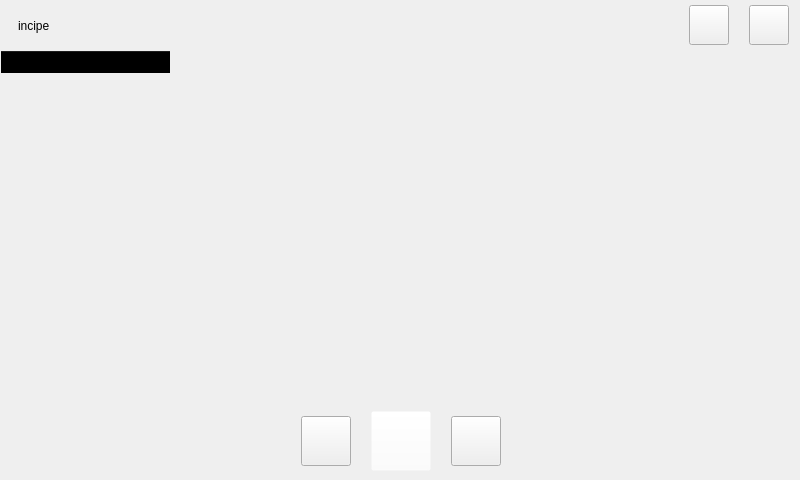
<?xml version="1.0" encoding="UTF-8"?>
<ui version="4.0">
 <class>Music</class>
 <widget class="QWidget" name="Music">
  <property name="geometry">
   <rect>
    <x>0</x>
    <y>0</y>
    <width>800</width>
    <height>480</height>
   </rect>
  </property>
  <property name="minimumSize">
   <size>
    <width>800</width>
    <height>480</height>
   </size>
  </property>
  <property name="maximumSize">
   <size>
    <width>800</width>
    <height>480</height>
   </size>
  </property>
  <property name="windowTitle">
   <string>Music</string>
  </property>
  <property name="windowIcon">
   <iconset resource="picture/picture.qrc">
    <normaloff>:/music.png</normaloff>:/music.png</iconset>
  </property>
  <widget class="QWidget" name="widget" native="true">
   <property name="geometry">
    <rect>
     <x>8</x>
     <y>0</y>
     <width>791</width>
     <height>51</height>
    </rect>
   </property>
   <layout class="QHBoxLayout" name="horizontalLayout">
    <property name="spacing">
     <number>0</number>
    </property>
    <property name="leftMargin">
     <number>0</number>
    </property>
    <property name="topMargin">
     <number>0</number>
    </property>
    <property name="rightMargin">
     <number>0</number>
    </property>
    <property name="bottomMargin">
     <number>0</number>
    </property>
    <item>
     <spacer name="horizontalSpacer_13">
      <property name="orientation">
       <enum>Qt::Horizontal</enum>
      </property>
      <property name="sizeType">
       <enum>QSizePolicy::Fixed</enum>
      </property>
      <property name="sizeHint" stdset="0">
       <size>
        <width>10</width>
        <height>20</height>
       </size>
      </property>
     </spacer>
    </item>
    <item>
     <widget class="QLabel" name="label">
      <property name="text">
       <string>incipe</string>
      </property>
     </widget>
    </item>
    <item>
     <spacer name="horizontalSpacer">
      <property name="orientation">
       <enum>Qt::Horizontal</enum>
      </property>
      <property name="sizeHint" stdset="0">
       <size>
        <width>40</width>
        <height>20</height>
       </size>
      </property>
     </spacer>
    </item>
    <item>
     <widget class="QPushButton" name="skin">
      <property name="minimumSize">
       <size>
        <width>40</width>
        <height>40</height>
       </size>
      </property>
      <property name="maximumSize">
       <size>
        <width>40</width>
        <height>40</height>
       </size>
      </property>
      <property name="styleSheet">
       <string notr="true">border-image: url(:/skin.png);</string>
      </property>
      <property name="text">
       <string/>
      </property>
     </widget>
    </item>
    <item>
     <spacer name="horizontalSpacer_12">
      <property name="orientation">
       <enum>Qt::Horizontal</enum>
      </property>
      <property name="sizeType">
       <enum>QSizePolicy::Fixed</enum>
      </property>
      <property name="sizeHint" stdset="0">
       <size>
        <width>20</width>
        <height>20</height>
       </size>
      </property>
     </spacer>
    </item>
    <item>
     <widget class="QPushButton" name="back">
      <property name="minimumSize">
       <size>
        <width>40</width>
        <height>40</height>
       </size>
      </property>
      <property name="maximumSize">
       <size>
        <width>40</width>
        <height>40</height>
       </size>
      </property>
      <property name="styleSheet">
       <string notr="true">border-image: url(:/fork.png);</string>
      </property>
      <property name="text">
       <string/>
      </property>
     </widget>
    </item>
    <item>
     <spacer name="horizontalSpacer_14">
      <property name="orientation">
       <enum>Qt::Horizontal</enum>
      </property>
      <property name="sizeType">
       <enum>QSizePolicy::Fixed</enum>
      </property>
      <property name="sizeHint" stdset="0">
       <size>
        <width>10</width>
        <height>20</height>
       </size>
      </property>
     </spacer>
    </item>
   </layout>
  </widget>
  <widget class="QWidget" name="widget_2" native="true">
   <property name="geometry">
    <rect>
     <x>0</x>
     <y>411</y>
     <width>801</width>
     <height>61</height>
    </rect>
   </property>
   <layout class="QHBoxLayout" name="horizontalLayout_2">
    <property name="spacing">
     <number>0</number>
    </property>
    <property name="leftMargin">
     <number>0</number>
    </property>
    <property name="topMargin">
     <number>0</number>
    </property>
    <property name="rightMargin">
     <number>0</number>
    </property>
    <property name="bottomMargin">
     <number>0</number>
    </property>
    <item>
     <spacer name="horizontalSpacer_3">
      <property name="orientation">
       <enum>Qt::Horizontal</enum>
      </property>
      <property name="sizeHint" stdset="0">
       <size>
        <width>40</width>
        <height>20</height>
       </size>
      </property>
     </spacer>
    </item>
    <item>
     <widget class="QPushButton" name="pre">
      <property name="minimumSize">
       <size>
        <width>50</width>
        <height>50</height>
       </size>
      </property>
      <property name="maximumSize">
       <size>
        <width>50</width>
        <height>50</height>
       </size>
      </property>
      <property name="styleSheet">
       <string notr="true">border-image: url(:/pre.png);</string>
      </property>
      <property name="text">
       <string/>
      </property>
     </widget>
    </item>
    <item>
     <spacer name="horizontalSpacer_5">
      <property name="orientation">
       <enum>Qt::Horizontal</enum>
      </property>
      <property name="sizeType">
       <enum>QSizePolicy::Fixed</enum>
      </property>
      <property name="sizeHint" stdset="0">
       <size>
        <width>20</width>
        <height>20</height>
       </size>
      </property>
     </spacer>
    </item>
    <item>
     <widget class="QPushButton" name="play">
      <property name="minimumSize">
       <size>
        <width>60</width>
        <height>60</height>
       </size>
      </property>
      <property name="maximumSize">
       <size>
        <width>60</width>
        <height>60</height>
       </size>
      </property>
      <property name="styleSheet">
       <string notr="true">background-color: rgba(255, 255, 255, 0);</string>
      </property>
      <property name="text">
       <string/>
      </property>
      <property name="icon">
       <iconset resource="picture/picture.qrc">
        <normaloff>:/play.png</normaloff>:/play.png</iconset>
      </property>
      <property name="iconSize">
       <size>
        <width>50</width>
        <height>50</height>
       </size>
      </property>
     </widget>
    </item>
    <item>
     <spacer name="horizontalSpacer_7">
      <property name="orientation">
       <enum>Qt::Horizontal</enum>
      </property>
      <property name="sizeType">
       <enum>QSizePolicy::Fixed</enum>
      </property>
      <property name="sizeHint" stdset="0">
       <size>
        <width>20</width>
        <height>20</height>
       </size>
      </property>
     </spacer>
    </item>
    <item>
     <widget class="QPushButton" name="next">
      <property name="minimumSize">
       <size>
        <width>50</width>
        <height>50</height>
       </size>
      </property>
      <property name="maximumSize">
       <size>
        <width>50</width>
        <height>50</height>
       </size>
      </property>
      <property name="styleSheet">
       <string notr="true">border-image: url(:/next.png);</string>
      </property>
      <property name="text">
       <string/>
      </property>
     </widget>
    </item>
    <item>
     <spacer name="horizontalSpacer_4">
      <property name="orientation">
       <enum>Qt::Horizontal</enum>
      </property>
      <property name="sizeHint" stdset="0">
       <size>
        <width>40</width>
        <height>20</height>
       </size>
      </property>
     </spacer>
    </item>
   </layout>
  </widget>
  <widget class="QTableWidget" name="tableWidget">
   <property name="geometry">
    <rect>
     <x>0</x>
     <y>50</y>
     <width>171</width>
     <height>361</height>
    </rect>
   </property>
   <property name="styleSheet">
    <string notr="true">background-color: rgba(255, 255, 255, 0);
background-color: rgba(255, 255, 255, 0);</string>
   </property>
   <attribute name="horizontalHeaderStretchLastSection">
    <bool>true</bool>
   </attribute>
   <column>
    <property name="text">
     <string>歌曲</string>
    </property>
   </column>
  </widget>
  <widget class="QTextEdit" name="textEdit">
   <property name="geometry">
    <rect>
     <x>170</x>
     <y>50</y>
     <width>631</width>
     <height>361</height>
    </rect>
   </property>
   <property name="styleSheet">
    <string notr="true">background-color: rgba(255, 255, 255, 0);</string>
   </property>
  </widget>
 </widget>
 <resources>
  <include location="picture/picture.qrc"/>
 </resources>
 <connections/>
</ui>
